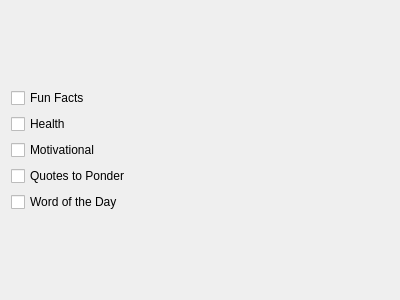
<?xml version="1.0" encoding="UTF-8"?>
<ui version="4.0">
 <class>Form_category_selection_widget</class>
 <widget class="QWidget" name="Form_category_selection_widget">
  <property name="geometry">
   <rect>
    <x>0</x>
    <y>0</y>
    <width>400</width>
    <height>300</height>
   </rect>
  </property>
  <property name="windowTitle">
   <string>Form</string>
  </property>
  <layout class="QVBoxLayout" name="verticalLayout">
   <item>
    <layout class="QGridLayout" name="gridLayout_2">
     <item row="4" column="0">
      <widget class="QCheckBox" name="checkBox_word_of_the_day">
       <property name="text">
        <string>Word of the Day</string>
       </property>
      </widget>
     </item>
     <item row="3" column="0">
      <widget class="QCheckBox" name="checkBox_quotes_to_ponder">
       <property name="text">
        <string>Quotes to Ponder</string>
       </property>
      </widget>
     </item>
     <item row="2" column="0">
      <widget class="QCheckBox" name="checkBox_motivational">
       <property name="text">
        <string>Motivational</string>
       </property>
      </widget>
     </item>
     <item row="0" column="0">
      <widget class="QCheckBox" name="checkBox_fun_facts">
       <property name="text">
        <string>Fun Facts</string>
       </property>
      </widget>
     </item>
     <item row="1" column="0">
      <widget class="QCheckBox" name="checkBox_health">
       <property name="text">
        <string>Health</string>
       </property>
      </widget>
     </item>
    </layout>
   </item>
  </layout>
 </widget>
 <resources/>
 <connections/>
</ui>
